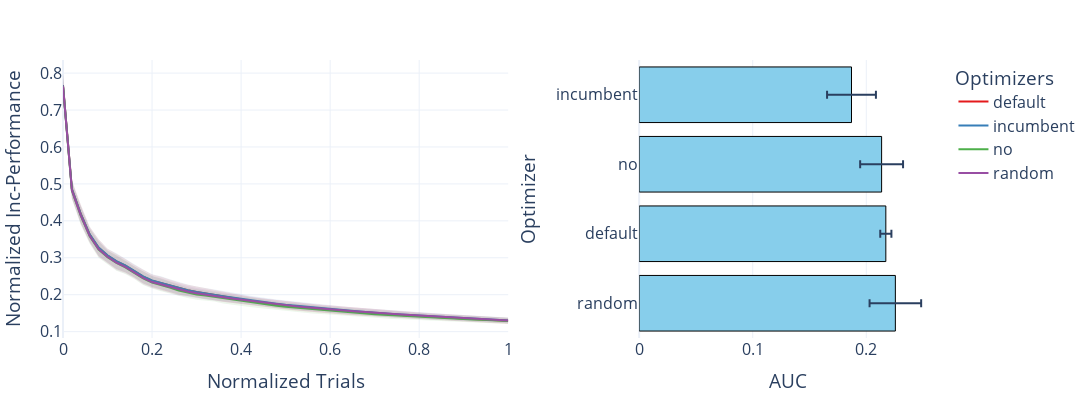

Notebook code cell kept with this figure:
### Code cell
plot_one_thing('cs_method')
